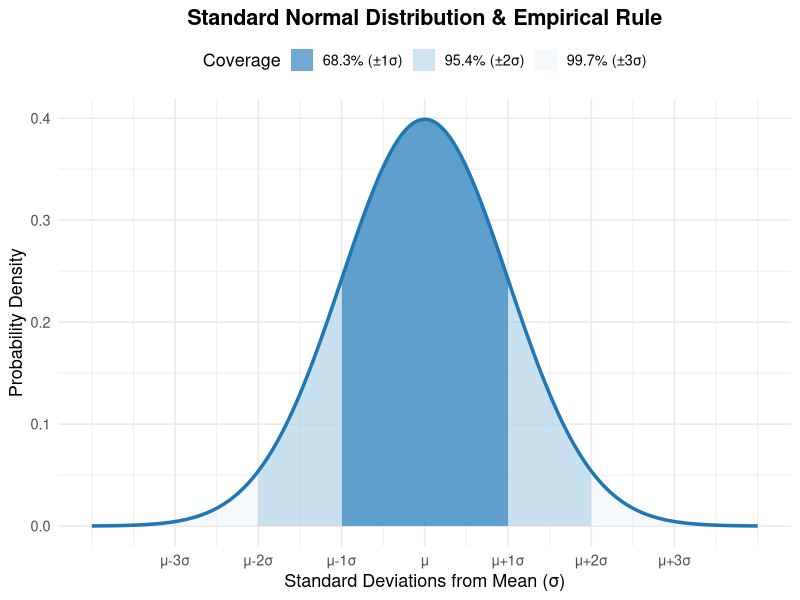
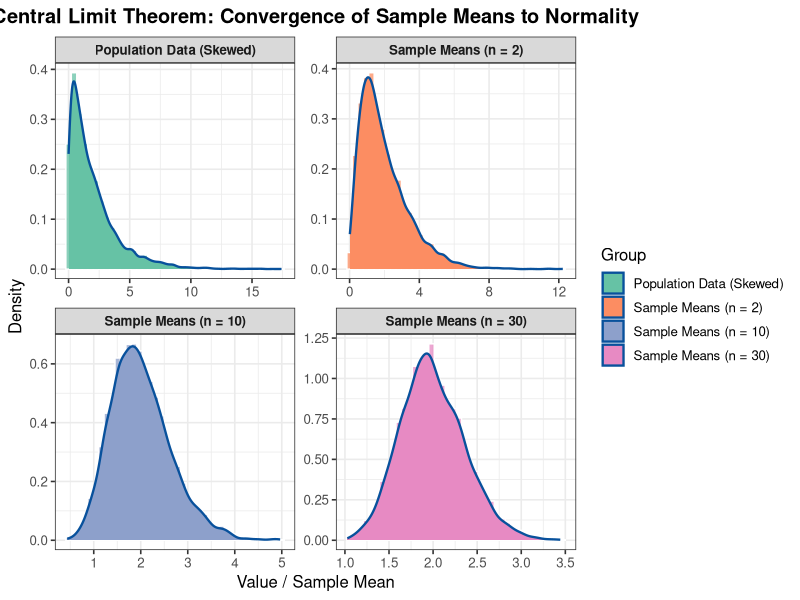
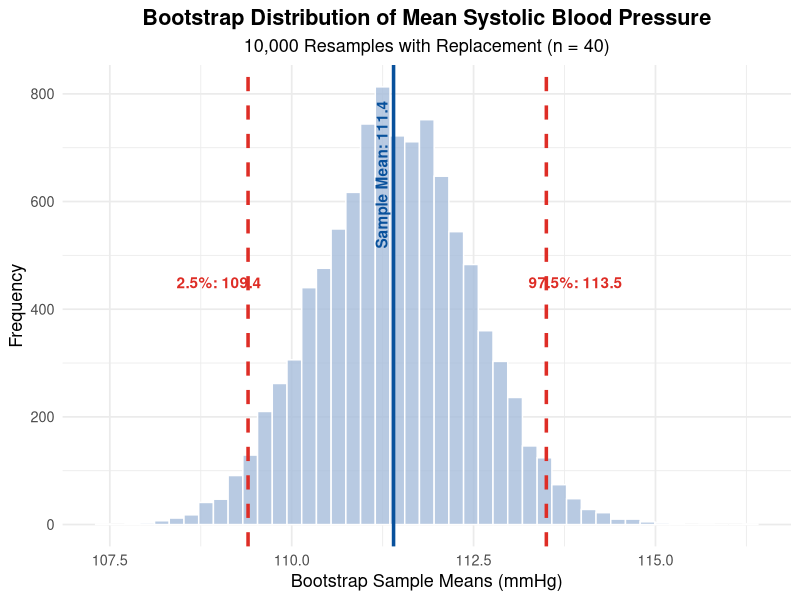

R code for these plots, in order:
## ---- chunk 1
#| label: fig-normal-distribution
#| fig-cap: "The Standard Normal Distribution showing the 68-95-99.7 Empirical Rule."
#| fig-width: 8
#| fig-height: 4.5
library(ggplot2)

x_vals <- seq(-4, 4, length.out = 1000)
df_norm <- data.frame(
  x = x_vals,
  y = dnorm(x_vals, mean = 0, sd = 1)
)

ggplot(df_norm, aes(x = x, y = y)) +
  geom_area(data = subset(df_norm, x >= -3 & x <= 3), aes(fill = "99.7% (±3σ)"), alpha = 0.3) +
  geom_area(data = subset(df_norm, x >= -2 & x <= 2), aes(fill = "95.4% (±2σ)"), alpha = 0.5) +
  geom_area(data = subset(df_norm, x >= -1 & x <= 1), aes(fill = "68.3% (±1σ)"), alpha = 0.7) +
  geom_line(color = "#1f77b4", linewidth = 1.2) +
  scale_fill_manual(values = c("68.3% (±1σ)" = "#3182bd", "95.4% (±2σ)" = "#9ecae1", "99.7% (±3σ)" = "#deebf7")) +
  scale_x_continuous(breaks = -3:3, labels = c("μ-3σ", "μ-2σ", "μ-1σ", "μ", "μ+1σ", "μ+2σ", "μ+3σ")) +
  labs(
    title = "Standard Normal Distribution & Empirical Rule",
    x = "Standard Deviations from Mean (σ)",
    y = "Probability Density",
    fill = "Coverage"
  ) +
  theme_minimal(base_size = 13) +
  theme(
    legend.position = "top",
    plot.title = element_text(face = "bold", hjust = 0.5)
  )
## ---- chunk 2
#| label: fig-clt-simulation
#| fig-cap: "Demonstration of the Central Limit Theorem: As sample size n increases, the sampling distribution of sample means becomes increasingly bell-shaped and symmetric, even when drawing from a heavily skewed population."
#| fig-width: 9
#| fig-height: 5.5
library(ggplot2)

set.seed(7518)
# Highly skewed population (Exponential distribution)
N <- 100000
pop_data <- rexp(N, rate = 0.5)

get_sample_means <- function(sample_size, num_reps = 5000) {
  replicate(num_reps, mean(sample(pop_data, size = sample_size, replace = TRUE)))
}

df_clt <- data.frame(
  Value = c(sample(pop_data, 5000), get_sample_means(2), get_sample_means(10), get_sample_means(30)),
  Group = factor(rep(c("Population Data (Skewed)", "Sample Means (n = 2)", "Sample Means (n = 10)", "Sample Means (n = 30)"), each = 5000),
                 levels = c("Population Data (Skewed)", "Sample Means (n = 2)", "Sample Means (n = 10)", "Sample Means (n = 30)"))
)

ggplot(df_clt, aes(x = Value, fill = Group)) +
  geom_histogram(aes(y = after_stat(density)), bins = 40, color = "white", alpha = 0.75, show.legend = FALSE) +
  geom_density(color = "#08519c", linewidth = 0.8) +
  facet_wrap(~Group, scales = "free", ncol = 2) +
  scale_fill_brewer(palette = "Set2") +
  labs(
    title = "Central Limit Theorem: Convergence of Sample Means to Normality",
    x = "Value / Sample Mean",
    y = "Density"
  ) +
  theme_bw(base_size = 12) +
  theme(
    strip.text = element_text(face = "bold"),
    plot.title = element_text(face = "bold", hjust = 0.5)
  )
## ---- chunk 3
#| label: fig-bootstrap-ci
#| fig-cap: "Bootstrap Distribution of 10,000 Resampled Means for Blood Pressure Data, showing the original sample mean and 95% Confidence Interval bounds."
#| fig-width: 8.5
#| fig-height: 4.5
library(ggplot2)

set.seed(7518)
bp_sample <- c(108, 114, 114, 120, 106, 110, 108, 108, 101, 121, 116, 113, 111, 94, 107, 116, 108, 105, 108, 111, 117, 102, 106, 117, 118, 116, 117, 113, 111, 117, 111, 102, 132, 103, 111, 114, 110, 117, 108, 115)

boot_means <- replicate(10000, mean(sample(bp_sample, size = length(bp_sample), replace = TRUE)))

ci_lower <- quantile(boot_means, 0.025)
ci_upper <- quantile(boot_means, 0.975)
orig_mean <- mean(bp_sample)

df_boot <- data.frame(mean = boot_means)

ggplot(df_boot, aes(x = mean)) +
  geom_histogram(bins = 45, fill = "#a6bddb", color = "white", alpha = 0.8) +
  geom_vline(xintercept = orig_mean, color = "#08519c", linewidth = 1.2, linetype = "solid") +
  geom_vline(xintercept = c(ci_lower, ci_upper), color = "#de2d26", linewidth = 1.2, linetype = "dashed") +
  annotate("text", x = orig_mean, y = 650, label = paste0("Sample Mean: ", round(orig_mean, 1)), color = "#08519c", fontface = "bold", angle = 90, vjust = -0.5) +
  annotate("text", x = ci_lower - 0.4, y = 450, label = paste0("2.5%: ", round(ci_lower, 1)), color = "#de2d26", fontface = "bold") +
  annotate("text", x = ci_upper + 0.4, y = 450, label = paste0("97.5%: ", round(ci_upper, 1)), color = "#de2d26", fontface = "bold") +
  labs(
    title = "Bootstrap Distribution of Mean Systolic Blood Pressure",
    subtitle = "10,000 Resamples with Replacement (n = 40)",
    x = "Bootstrap Sample Means (mmHg)",
    y = "Frequency"
  ) +
  theme_minimal(base_size = 13) +
  theme(plot.title = element_text(face = "bold", hjust = 0.5), plot.subtitle = element_text(hjust = 0.5))
